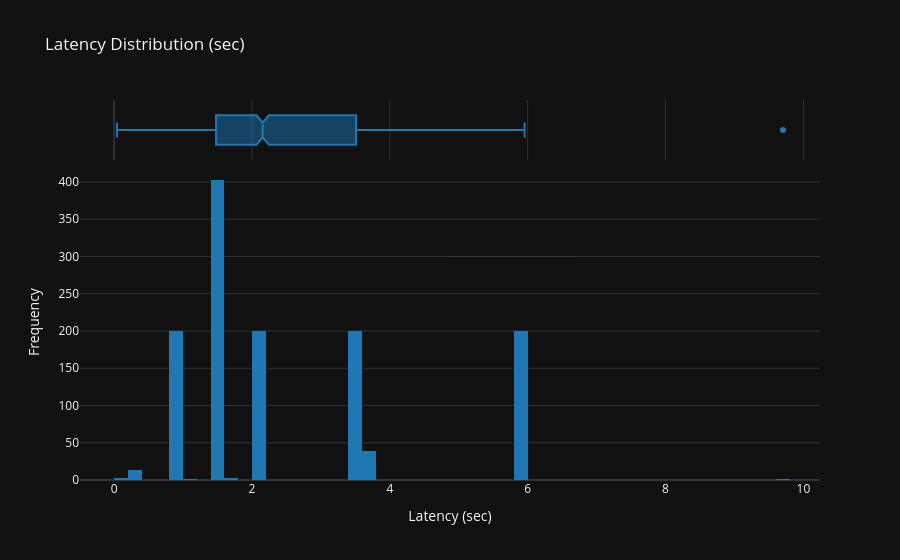
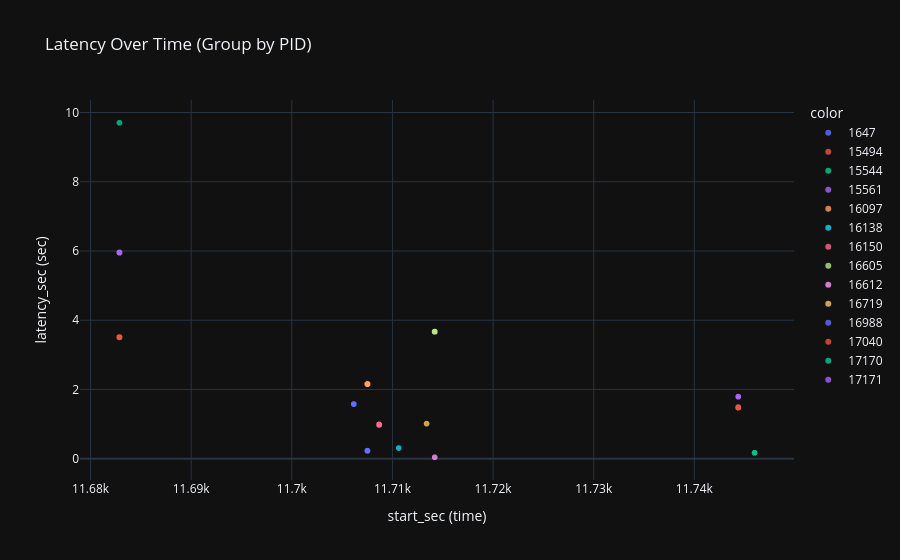
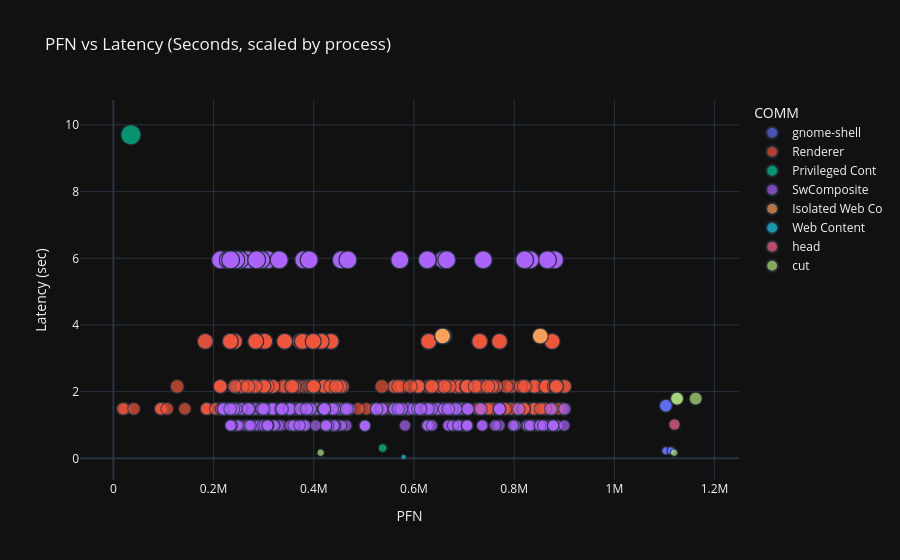
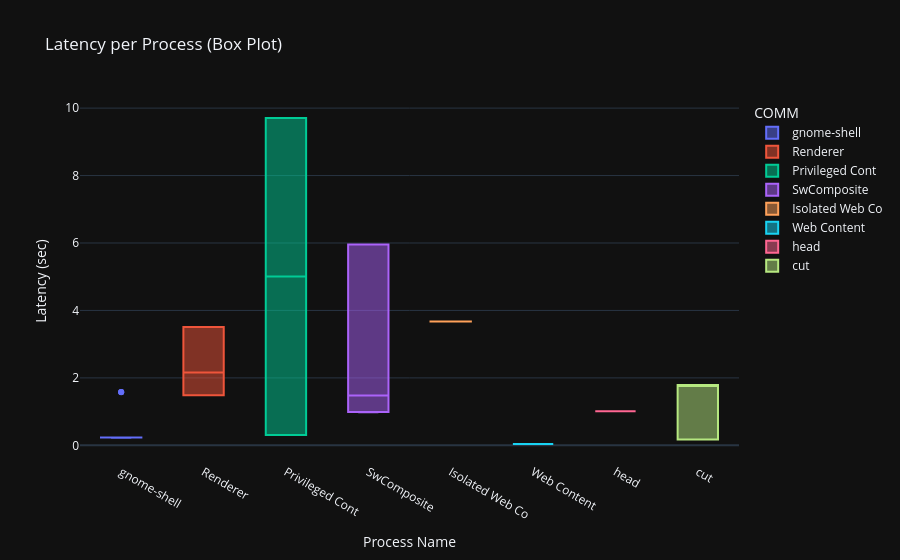

The notebook cell saved with these charts, in order:
### Code cell
# ===============================================
#  Interactive Swap Fault Trend Visualization
#  Author: Shubham
# ===============================================

import pandas as pd
import numpy as np
import plotly.express as px
import plotly.graph_objects as go

# ---------- Step 1: Load Data ----------
df = pd.read_csv("swap_log.csv")
print("Data loaded:", df.shape)
df['latency_sec'] = round(df['latency_ns']/1000000000,3)
df['start_sec'] = round(df['start_ns']/1000000000,3)
# ---------- Step 2: Convert hex → int ----------
def hex_to_int(x):
    try:
        if isinstance(x, str) and x.startswith("0x"):
            return int(x, 16)
        else:
            return int(x)
    except:
        return np.nan

df["VA"] = df["VA"].apply(hex_to_int)
df["PFN"] = df["PFN"].apply(hex_to_int)
df["mapping"] = df["mapping"].apply(hex_to_int)

df = df.sort_values(by=["PID", "start_sec"]).reset_index(drop=True)

# ---------- Step 3: Summary ----------
print("\nProcesses found:", df["PID"].nunique())
print("Top 5 processes by entry count:\n", df["PID"].value_counts().head())

# ---------- Step 4: Latency Distribution ----------
fig1 = px.histogram(df, x="latency_sec", nbins=60, title="Latency Distribution (sec)",
                    marginal="box", template="plotly_dark", color_discrete_sequence=["#1f77b4"])
fig1.update_layout(xaxis_title="Latency (sec)", yaxis_title="Frequency")
fig1.show()

# ---------- Step 5: Latency Over Time (Filterable by PID) ----------
fig2 = px.scatter(df, x="start_sec", y="latency_sec", color=df["PID"].astype(str),
                  hover_data=["COMM", "VA", "PFN", "folio_index"],
                  title="Latency Over Time (Group by PID)",
                  template="plotly_dark", opacity=0.8)
fig2.update_layout(xaxis_title="start_sec (time)", yaxis_title="latency_sec (sec)")
fig2.show()

# ---------- Step 6: PFN vs Latency ----------
fig3 = px.scatter(df, x="PFN", y="latency_sec",
                  size=np.sqrt(df["latency_sec"])*10,  # make high-latency points larger
                  color=df["COMM"],
                  hover_data=["PID", "VA", "folio_index"],
                  title="PFN vs Latency (Seconds, scaled by process)",
                  template="plotly_dark")

fig3.update_layout(xaxis_title="PFN", yaxis_title="Latency (sec)")
fig3.show()

# ---------- Step 7: Folio Index vs Latency ----------
fig4 = px.box(df, x="COMM", y="latency_sec",
              color="COMM", title="Latency per Process (Box Plot)",
              template="plotly_dark")
fig4.update_layout(xaxis_title="Process Name", yaxis_title="Latency (sec)")
fig4.show()

# ---------- Step 8: Correlation Heatmap ----------
import plotly.figure_factory as ff

numeric_cols = ["VA", "PFN", "folio_index", "mapping", "latency_sec"]
corr = df[numeric_cols].corr()

fig5 = ff.create_annotated_heatmap(
    z=corr.values,
    x=list(corr.columns),
    y=list(corr.index),
    annotation_text=corr.round(2).values,
    colorscale="RdBu",
    showscale=True
)
fig5.update_layout(title="Feature Correlation Heatmap", template="plotly_dark")
fig5.show()

### Figure 1 — Plotly figure (JSON) as saved in the notebook; plotly's stock layout.template omitted (floating-point values rounded to 4 significant figures; data arrays with more than 128 entries replaced by an {"elided": "..."} marker saying what was removed)
{"data": [{"alignmentgroup": "True", "bingroup": "x", "hovertemplate": "latency_sec=%{x}<br>count=%{y}<extra></extra>", "legendgroup": "", "marker": {"color": "#1f77b4", "pattern": {"shape": ""}}, "name": "", "nbinsx": 60, "offsetgroup": "", "orientation": "v", "showlegend": false, "type": "histogram", "x": {"elided": "1263 float values"}, "xaxis": "x", "yaxis": "y"}, {"alignmentgroup": "True", "hovertemplate": "latency_sec=%{x}<extra></extra>", "legendgroup": "", "marker": {"color": "#1f77b4"}, "name": "", "notched": true, "offsetgroup": "", "showlegend": false, "type": "box", "x": {"elided": "1263 float values"}, "xaxis": "x2", "yaxis": "y2"}], "layout": {"barmode": "relative", "legend": {"tracegroupgap": 0}, "title": {"text": "Latency Distribution (sec)"}, "xaxis": {"anchor": "y", "domain": [0, 1], "title": {"text": "Latency (sec)"}}, "xaxis2": {"anchor": "y2", "domain": [0, 1], "matches": "x", "showgrid": true, "showticklabels": false}, "yaxis": {"anchor": "x", "domain": [0, 0.8316], "title": {"text": "Frequency"}}, "yaxis2": {"anchor": "x2", "domain": [0.8416, 1], "matches": "y2", "showgrid": false, "showline": false, "showticklabels": false, "ticks": ""}}}

### Figure 2 — Plotly figure (JSON) as saved in the notebook; plotly's stock layout.template omitted (floating-point values rounded to 4 significant figures; data arrays with more than 128 entries replaced by an {"elided": "..."} marker saying what was removed)
{"data": [{"customdata": [["gnome-shell", 129061782257664, 1102762, 16], ["gnome-shell", 129061782253568, 1102762, 16], ["gnome-shell", 129061782249472, 1102762, 16], ["gnome-shell", 129061782245376, 1102762, 16], ["gnome-shell", 129061782241280, 1102762, 16], ["gnome-shell", 129061782237184, 1102762, 16], ["gnome-shell", 129061782233088, 1102762, 16], ["gnome-shell", 129061782228992, 1102762, 16], ["gnome-shell", 129061782224896, 1102762, 16], ["gnome-shell", 129061782220800, 1112908, 15], ["gnome-shell", 129061782216704, 1112908, 15], ["gnome-shell", 129061782212608, 1112908, 15], ["gnome-shell", 129061782208512, 1112908, 15], ["gnome-shell", 129061782204416, 1112908, 15], ["gnome-shell", 129061782200320, 1112908, 15]], "hovertemplate": "color=1647<br>start_sec=%{x}<br>latency_sec=%{y}<br>COMM=%{customdata[0]}<br>VA=%{customdata[1]}<br>PFN=%{customdata[2]}<br>folio_index=%{customdata[3]}<extra></extra>", "legendgroup": "1647", "marker": {"color": "#636efa", "opacity": 0.8, "symbol": "circle"}, "mode": "markers", "name": "1647", "showlegend": true, "type": "scattergl", "x": [11710.0, 11710.0, 11710.0, 11710.0, 11710.0, 11710.0, 11710.0, 11710.0, 11710.0, 11710.0, 11710.0, 11710.0, 11710.0, 11710.0, 11710.0], "xaxis": "x", "y": [1.576, 1.578, 1.578, 0.228, 0.228, 0.228, 0.228, 0.229, 0.229, 0.229, 0.229, 0.231, 0.231, 0.231, 0.231], "yaxis": "y"}, {"customdata": {"elided": "200x4 mixed values"}, "hovertemplate": "color=15494<br>start_sec=%{x}<br>latency_sec=%{y}<br>COMM=%{customdata[0]}<br>VA=%{customdata[1]}<br>PFN=%{customdata[2]}<br>folio_index=%{customdata[3]}<extra></extra>", "legendgroup": "15494", "marker": {"color": "#EF553B", "opacity": 0.8, "symbol": "circle"}, "mode": "markers", "name": "15494", "showlegend": true, "type": "scattergl", "x": {"elided": "200 float values"}, "xaxis": "x", "y": {"elided": "200 float values"}, "yaxis": "y"}, {"customdata": [["Privileged Cont", 139753197465600, 34966, 1]], "hovertemplate": "color=15544<br>start_sec=%{x}<br>latency_sec=%{y}<br>COMM=%{customdata[0]}<br>VA=%{customdata[1]}<br>PFN=%{customdata[2]}<br>folio_index=%{customdata[3]}<extra></extra>", "legendgroup": "15544", "marker": {"color": "#00cc96", "opacity": 0.8, "symbol": "circle"}, "mode": "markers", "name": "15544", "showlegend": true, "type": "scattergl", "x": [11680.0], "xaxis": "x", "y": [9.704], "yaxis": "y"}, {"customdata": {"elided": "200x4 mixed values"}, "hovertemplate": "color=15561<br>start_sec=%{x}<br>latency_sec=%{y}<br>COMM=%{customdata[0]}<br>VA=%{customdata[1]}<br>PFN=%{customdata[2]}<br>folio_index=%{customdata[3]}<extra></extra>", "legendgroup": "15561", "marker": {"color": "#ab63fa", "opacity": 0.8, "symbol": "circle"}, "mode": "markers", "name": "15561", "showlegend": true, "type": "scattergl", "x": {"elided": "200 float values"}, "xaxis": "x", "y": {"elided": "200 float values"}, "yaxis": "y"}, {"customdata": {"elided": "200x4 mixed values"}, "hovertemplate": "color=16097<br>start_sec=%{x}<br>latency_sec=%{y}<br>COMM=%{customdata[0]}<br>VA=%{customdata[1]}<br>PFN=%{customdata[2]}<br>folio_index=%{customdata[3]}<extra></extra>", "legendgroup": "16097", "marker": {"color": "#FFA15A", "opacity": 0.8, "symbol": "circle"}, "mode": "markers", "name": "16097", "showlegend": true, "type": "scattergl", "x": {"elided": "200 float values"}, "xaxis": "x", "y": {"elided": "200 float values"}, "yaxis": "y"}, {"customdata": [["Privileged Cont", 135026068127744, 537463, 1]], "hovertemplate": "color=16138<br>start_sec=%{x}<br>latency_sec=%{y}<br>COMM=%{customdata[0]}<br>VA=%{customdata[1]}<br>PFN=%{customdata[2]}<br>folio_index=%{customdata[3]}<extra></extra>", "legendgroup": "16138", "marker": {"color": "#19d3f3", "opacity": 0.8, "symbol": "circle"}, "mode": "markers", "name": "16138", "showlegend": true, "type": "scattergl", "x": [11710.0], "xaxis": "x", "y": [0.308], "yaxis": "y"}, {"customdata": {"elided": "200x4 mixed values"}, "hovertemplate": "color=16150<br>start_sec=%{x}<br>latency_sec=%{y}<br>COMM=%{customdata[0]}<br>VA=%{customdata[1]}<br>PFN=%{customdata[2]}<br>folio_index=%{customdata[3]}<extra></extra>", "legendgroup": "16150", "marker": {"color": "#FF6692", "opacity": 0.8, "symbol": "circle"}, "mode": "markers", "name": "16150", "showlegend": true, "type": "scattergl", "x": {"elided": "200 float values"}, "xaxis": "x", "y": {"elided": "200 float values"}, "yaxis": "y"}, {"customdata": {"elided": "39x4 mixed values"}, "hovertemplate": "color=16605<br>start_sec=%{x}<br>latency_sec=%{y}<br>COMM=%{customdata[0]}<br>VA=%{customdata[1]}<br>PFN=%{customdata[2]}<br>folio_index=%{customdata[3]}<extra></extra>", "legendgroup": "16605", "marker": {"color": "#B6E880", "opacity": 0.8, "symbol": "circle"}, "mode": "markers", "name": "16605", "showlegend": true, "type": "scattergl", "x": [11710.0, 11710.0, 11710.0, 11710.0, 11710.0, 11710.0, 11710.0, 11710.0, 11710.0, 11710.0, 11710.0, 11710.0, 11710.0, 11710.0, 11710.0, 11710.0, 11710.0, 11710.0, 11710.0, 11710.0, 11710.0, 11710.0, 11710.0, 11710.0, 11710.0, 11710.0, 11710.0, 11710.0, 11710.0, 11710.0, 11710.0, 11710.0, 11710.0, 11710.0, 11710.0, 11710.0, 11710.0, 11710.0, 11710.0], "xaxis": "x", "y": [3.669, 3.669, 3.669, 3.669, 3.669, 3.669, 3.669, 3.669, 3.669, 3.669, 3.669, 3.669, 3.669, 3.669, 3.669, 3.669, 3.669, 3.669, 3.669, 3.669, 3.669, 3.669, 3.669, 3.669, 3.669, 3.669, 3.669, 3.669, 3.669, 3.67, 3.67, 3.67, 3.67, 3.67, 3.67, 3.67, 3.67, 3.67, 3.67], "yaxis": "y"}, {"customdata": [["Web Content", 135026292469760, 579500, 28004]], "hovertemplate": "color=16612<br>start_sec=%{x}<br>latency_sec=%{y}<br>COMM=%{customdata[0]}<br>VA=%{customdata[1]}<br>PFN=%{customdata[2]}<br>folio_index=%{customdata[3]}<extra></extra>", "legendgroup": "16612", "marker": {"color": "#FF97FF", "opacity": 0.8, "symbol": "circle"}, "mode": "markers", "name": "16612", "showlegend": true, "type": "scattergl", "x": [11710.0], "xaxis": "x", "y": [0.042], "yaxis": "y"}, {"customdata": [["head", 134055471837184, 1120043, 14]], "hovertemplate": "color=16719<br>start_sec=%{x}<br>latency_sec=%{y}<br>COMM=%{customdata[0]}<br>VA=%{customdata[1]}<br>PFN=%{customdata[2]}<br>folio_index=%{customdata[3]}<extra></extra>", "legendgroup": "16719", "marker": {"color": "#FECB52", "opacity": 0.8, "symbol": "circle"}, "mode": "markers", "name": "16719", "showlegend": true, "type": "scattergl", "x": [11710.0], "xaxis": "x", "y": [1.013], "yaxis": "y"}, {"customdata": {"elided": "200x4 mixed values"}, "hovertemplate": "color=16988<br>start_sec=%{x}<br>latency_sec=%{y}<br>COMM=%{customdata[0]}<br>VA=%{customdata[1]}<br>PFN=%{customdata[2]}<br>folio_index=%{customdata[3]}<extra></extra>", "legendgroup": "16988", "marker": {"color": "#636efa", "opacity": 0.8, "symbol": "circle"}, "mode": "markers", "name": "16988", "showlegend": true, "type": "scattergl", "x": {"elided": "200 float values"}, "xaxis": "x", "y": {"elided": "200 float values"}, "yaxis": "y"}, {"customdata": {"elided": "200x4 mixed values"}, "hovertemplate": "color=17040<br>start_sec=%{x}<br>latency_sec=%{y}<br>COMM=%{customdata[0]}<br>VA=%{customdata[1]}<br>PFN=%{customdata[2]}<br>folio_index=%{customdata[3]}<extra></extra>", "legendgroup": "17040", "marker": {"color": "#EF553B", "opacity": 0.8, "symbol": "circle"}, "mode": "markers", "name": "17040", "showlegend": true, "type": "scattergl", "x": {"elided": "200 float values"}, "xaxis": "x", "y": {"elided": "200 float values"}, "yaxis": "y"}, {"customdata": [["cut", 102711835078656, 413759, 8], ["cut", 138048564617216, 1119276, 125]], "hovertemplate": "color=17170<br>start_sec=%{x}<br>latency_sec=%{y}<br>COMM=%{customdata[0]}<br>VA=%{customdata[1]}<br>PFN=%{customdata[2]}<br>folio_index=%{customdata[3]}<extra></extra>", "legendgroup": "17170", "marker": {"color": "#00cc96", "opacity": 0.8, "symbol": "circle"}, "mode": "markers", "name": "17170", "showlegend": true, "type": "scattergl", "x": [11750.0, 11750.0], "xaxis": "x", "y": [0.171, 0.171], "yaxis": "y"}, {"customdata": [["cut", 140601202999296, 1162340, 55], ["cut", 140601196646400, 1124337, 30], ["cut", 140601196998656, 1125369, 110]], "hovertemplate": "color=17171<br>start_sec=%{x}<br>latency_sec=%{y}<br>COMM=%{customdata[0]}<br>VA=%{customdata[1]}<br>PFN=%{customdata[2]}<br>folio_index=%{customdata[3]}<extra></extra>", "legendgroup": "17171", "marker": {"color": "#ab63fa", "opacity": 0.8, "symbol": "circle"}, "mode": "markers", "name": "17171", "showlegend": true, "type": "scattergl", "x": [11740.0, 11740.0, 11740.0], "xaxis": "x", "y": [1.792, 1.792, 1.792], "yaxis": "y"}], "layout": {"legend": {"title": {"text": "color"}, "tracegroupgap": 0}, "title": {"text": "Latency Over Time (Group by PID)"}, "xaxis": {"anchor": "y", "domain": [0, 1], "title": {"text": "start_sec (time)"}}, "yaxis": {"anchor": "x", "domain": [0, 1], "title": {"text": "latency_sec (sec)"}}}}

### Figure 3 — Plotly figure (JSON) as saved in the notebook; plotly's stock layout.template omitted (floating-point values rounded to 4 significant figures; data arrays with more than 128 entries replaced by an {"elided": "..."} marker saying what was removed)
{"data": [{"customdata": [[1647, 129061782257664, 16], [1647, 129061782253568, 16], [1647, 129061782249472, 16], [1647, 129061782245376, 16], [1647, 129061782241280, 16], [1647, 129061782237184, 16], [1647, 129061782233088, 16], [1647, 129061782228992, 16], [1647, 129061782224896, 16], [1647, 129061782220800, 15], [1647, 129061782216704, 15], [1647, 129061782212608, 15], [1647, 129061782208512, 15], [1647, 129061782204416, 15], [1647, 129061782200320, 15]], "hovertemplate": "COMM=gnome-shell<br>PFN=%{x}<br>latency_sec=%{y}<br>size=%{marker.size}<br>PID=%{customdata[0]}<br>VA=%{customdata[1]}<br>folio_index=%{customdata[2]}<extra></extra>", "legendgroup": "gnome-shell", "marker": {"color": "#636efa", "size": [12.55, 12.56, 12.56, 4.775, 4.775, 4.775, 4.775, 4.785, 4.785, 4.785, 4.785, 4.806, 4.806, 4.806, 4.806], "sizemode": "area", "sizeref": 0.07788, "symbol": "circle"}, "mode": "markers", "name": "gnome-shell", "showlegend": true, "type": "scattergl", "x": [1102762, 1102762, 1102762, 1102762, 1102762, 1102762, 1102762, 1102762, 1102762, 1112908, 1112908, 1112908, 1112908, 1112908, 1112908], "xaxis": "x", "y": [1.576, 1.578, 1.578, 0.228, 0.228, 0.228, 0.228, 0.229, 0.229, 0.229, 0.229, 0.231, 0.231, 0.231, 0.231], "yaxis": "y"}, {"customdata": {"elided": "600x3 int values"}, "hovertemplate": "COMM=Renderer<br>PFN=%{x}<br>latency_sec=%{y}<br>size=%{marker.size}<br>PID=%{customdata[0]}<br>VA=%{customdata[1]}<br>folio_index=%{customdata[2]}<extra></extra>", "legendgroup": "Renderer", "marker": {"color": "#EF553B", "size": {"elided": "600 float values"}, "sizemode": "area", "sizeref": 0.07788, "symbol": "circle"}, "mode": "markers", "name": "Renderer", "showlegend": true, "type": "scattergl", "x": {"elided": "600 int values"}, "xaxis": "x", "y": {"elided": "600 float values"}, "yaxis": "y"}, {"customdata": [[15544, 139753197465600, 1], [16138, 135026068127744, 1]], "hovertemplate": "COMM=Privileged Cont<br>PFN=%{x}<br>latency_sec=%{y}<br>size=%{marker.size}<br>PID=%{customdata[0]}<br>VA=%{customdata[1]}<br>folio_index=%{customdata[2]}<extra></extra>", "legendgroup": "Privileged Cont", "marker": {"color": "#00cc96", "size": [31.15, 5.55], "sizemode": "area", "sizeref": 0.07788, "symbol": "circle"}, "mode": "markers", "name": "Privileged Cont", "showlegend": true, "type": "scattergl", "x": [34966, 537463], "xaxis": "x", "y": [9.704, 0.308], "yaxis": "y"}, {"customdata": {"elided": "600x3 int values"}, "hovertemplate": "COMM=SwComposite<br>PFN=%{x}<br>latency_sec=%{y}<br>size=%{marker.size}<br>PID=%{customdata[0]}<br>VA=%{customdata[1]}<br>folio_index=%{customdata[2]}<extra></extra>", "legendgroup": "SwComposite", "marker": {"color": "#ab63fa", "size": {"elided": "600 float values"}, "sizemode": "area", "sizeref": 0.07788, "symbol": "circle"}, "mode": "markers", "name": "SwComposite", "showlegend": true, "type": "scattergl", "x": {"elided": "600 int values"}, "xaxis": "x", "y": {"elided": "600 float values"}, "yaxis": "y"}, {"customdata": [[16605, 135026064089088, 0], [16605, 135026064093184, 1], [16605, 135026064101376, 3], [16605, 135026064105472, 4], [16605, 135026064109568, 5], [16605, 135026064113664, 6], [16605, 135026064117760, 7], [16605, 135026064121856, 8], [16605, 135026064125952, 9], [16605, 135026064130048, 10], [16605, 135026064134144, 11], [16605, 135026064138240, 12], [16605, 135026064142336, 13], [16605, 135026064146432, 14], [16605, 135026064150528, 15], [16605, 135026064154624, 16], [16605, 135026064158720, 17], [16605, 135026064166912, 19], [16605, 135026064171008, 20], [16605, 135026064175104, 21], [16605, 135026064183296, 23], [16605, 135026064187392, 24], [16605, 135026064191488, 25], [16605, 135026064195584, 26], [16605, 135026064199680, 27], [16605, 135026064203776, 28], [16605, 135026064207872, 29], [16605, 135026064211968, 30], [16605, 135026064216064, 31], [16605, 135026065817600, 1], [16605, 135026065821696, 2], [16605, 135026065825792, 3], [16605, 135026065829888, 4], [16605, 135026065833984, 5], [16605, 135026065838080, 6], [16605, 135026065842176, 7], [16605, 135026065846272, 8], [16605, 135026065850368, 9], [16605, 135026065854464, 10]], "hovertemplate": "COMM=Isolated Web Co<br>PFN=%{x}<br>latency_sec=%{y}<br>size=%{marker.size}<br>PID=%{customdata[0]}<br>VA=%{customdata[1]}<br>folio_index=%{customdata[2]}<extra></extra>", "legendgroup": "Isolated Web Co", "marker": {"color": "#FFA15A", "size": [19.15, 19.15, 19.15, 19.15, 19.15, 19.15, 19.15, 19.15, 19.15, 19.15, 19.15, 19.15, 19.15, 19.15, 19.15, 19.15, 19.15, 19.15, 19.15, 19.15, 19.15, 19.15, 19.15, 19.15, 19.15, 19.15, 19.15, 19.15, 19.15, 19.16, 19.16, 19.16, 19.16, 19.16, 19.16, 19.16, 19.16, 19.16, 19.16], "sizemode": "area", "sizeref": 0.07788, "symbol": "circle"}, "mode": "markers", "name": "Isolated Web Co", "showlegend": true, "type": "scattergl", "x": [852108, 852109, 852111, 657368, 657369, 657370, 657371, 656528, 656529, 656530, 656531, 659616, 659617, 659618, 659619, 659632, 659633, 659635, 657448, 657449, 657451, 657532, 657533, 657534, 657535, 657660, 657661, 657662, 657663, 657738, 657739, 657108, 657109, 657110, 657111, 657120, 657121, 657122, 657123], "xaxis": "x", "y": [3.669, 3.669, 3.669, 3.669, 3.669, 3.669, 3.669, 3.669, 3.669, 3.669, 3.669, 3.669, 3.669, 3.669, 3.669, 3.669, 3.669, 3.669, 3.669, 3.669, 3.669, 3.669, 3.669, 3.669, 3.669, 3.669, 3.669, 3.669, 3.669, 3.67, 3.67, 3.67, 3.67, 3.67, 3.67, 3.67, 3.67, 3.67, 3.67], "yaxis": "y"}, {"customdata": [[16612, 135026292469760, 28004]], "hovertemplate": "COMM=Web Content<br>PFN=%{x}<br>latency_sec=%{y}<br>size=%{marker.size}<br>PID=%{customdata[0]}<br>VA=%{customdata[1]}<br>folio_index=%{customdata[2]}<extra></extra>", "legendgroup": "Web Content", "marker": {"color": "#19d3f3", "size": [2.049], "sizemode": "area", "sizeref": 0.07788, "symbol": "circle"}, "mode": "markers", "name": "Web Content", "showlegend": true, "type": "scattergl", "x": [579500], "xaxis": "x", "y": [0.042], "yaxis": "y"}, {"customdata": [[16719, 134055471837184, 14]], "hovertemplate": "COMM=head<br>PFN=%{x}<br>latency_sec=%{y}<br>size=%{marker.size}<br>PID=%{customdata[0]}<br>VA=%{customdata[1]}<br>folio_index=%{customdata[2]}<extra></extra>", "legendgroup": "head", "marker": {"color": "#FF6692", "size": [10.06], "sizemode": "area", "sizeref": 0.07788, "symbol": "circle"}, "mode": "markers", "name": "head", "showlegend": true, "type": "scattergl", "x": [1120043], "xaxis": "x", "y": [1.013], "yaxis": "y"}, {"customdata": [[17170, 102711835078656, 8], [17170, 138048564617216, 125], [17171, 140601202999296, 55], [17171, 140601196646400, 30], [17171, 140601196998656, 110]], "hovertemplate": "COMM=cut<br>PFN=%{x}<br>latency_sec=%{y}<br>size=%{marker.size}<br>PID=%{customdata[0]}<br>VA=%{customdata[1]}<br>folio_index=%{customdata[2]}<extra></extra>", "legendgroup": "cut", "marker": {"color": "#B6E880", "size": [4.135, 4.135, 13.39, 13.39, 13.39], "sizemode": "area", "sizeref": 0.07788, "symbol": "circle"}, "mode": "markers", "name": "cut", "showlegend": true, "type": "scattergl", "x": [413759, 1119276, 1162340, 1124337, 1125369], "xaxis": "x", "y": [0.171, 0.171, 1.792, 1.792, 1.792], "yaxis": "y"}], "layout": {"legend": {"itemsizing": "constant", "title": {"text": "COMM"}, "tracegroupgap": 0}, "title": {"text": "PFN vs Latency (Seconds, scaled by process)"}, "xaxis": {"anchor": "y", "domain": [0, 1], "title": {"text": "PFN"}}, "yaxis": {"anchor": "x", "domain": [0, 1], "title": {"text": "Latency (sec)"}}}}

### Figure 4 — Plotly figure (JSON) as saved in the notebook; plotly's stock layout.template omitted (floating-point values rounded to 4 significant figures; data arrays with more than 128 entries replaced by an {"elided": "..."} marker saying what was removed)
{"data": [{"alignmentgroup": "True", "hovertemplate": "COMM=%{x}<br>latency_sec=%{y}<extra></extra>", "legendgroup": "gnome-shell", "marker": {"color": "#636efa"}, "name": "gnome-shell", "notched": false, "offsetgroup": "gnome-shell", "orientation": "v", "showlegend": true, "type": "box", "x": ["gnome-shell", "gnome-shell", "gnome-shell", "gnome-shell", "gnome-shell", "gnome-shell", "gnome-shell", "gnome-shell", "gnome-shell", "gnome-shell", "gnome-shell", "gnome-shell", "gnome-shell", "gnome-shell", "gnome-shell"], "x0": " ", "xaxis": "x", "y": [1.576, 1.578, 1.578, 0.228, 0.228, 0.228, 0.228, 0.229, 0.229, 0.229, 0.229, 0.231, 0.231, 0.231, 0.231], "y0": " ", "yaxis": "y"}, {"alignmentgroup": "True", "hovertemplate": "COMM=%{x}<br>latency_sec=%{y}<extra></extra>", "legendgroup": "Renderer", "marker": {"color": "#EF553B"}, "name": "Renderer", "notched": false, "offsetgroup": "Renderer", "orientation": "v", "showlegend": true, "type": "box", "x": {"elided": "600 str values"}, "x0": " ", "xaxis": "x", "y": {"elided": "600 float values"}, "y0": " ", "yaxis": "y"}, {"alignmentgroup": "True", "hovertemplate": "COMM=%{x}<br>latency_sec=%{y}<extra></extra>", "legendgroup": "Privileged Cont", "marker": {"color": "#00cc96"}, "name": "Privileged Cont", "notched": false, "offsetgroup": "Privileged Cont", "orientation": "v", "showlegend": true, "type": "box", "x": ["Privileged Cont", "Privileged Cont"], "x0": " ", "xaxis": "x", "y": [9.704, 0.308], "y0": " ", "yaxis": "y"}, {"alignmentgroup": "True", "hovertemplate": "COMM=%{x}<br>latency_sec=%{y}<extra></extra>", "legendgroup": "SwComposite", "marker": {"color": "#ab63fa"}, "name": "SwComposite", "notched": false, "offsetgroup": "SwComposite", "orientation": "v", "showlegend": true, "type": "box", "x": {"elided": "600 str values"}, "x0": " ", "xaxis": "x", "y": {"elided": "600 float values"}, "y0": " ", "yaxis": "y"}, {"alignmentgroup": "True", "hovertemplate": "COMM=%{x}<br>latency_sec=%{y}<extra></extra>", "legendgroup": "Isolated Web Co", "marker": {"color": "#FFA15A"}, "name": "Isolated Web Co", "notched": false, "offsetgroup": "Isolated Web Co", "orientation": "v", "showlegend": true, "type": "box", "x": ["Isolated Web Co", "Isolated Web Co", "Isolated Web Co", "Isolated Web Co", "Isolated Web Co", "Isolated Web Co", "Isolated Web Co", "Isolated Web Co", "Isolated Web Co", "Isolated Web Co", "Isolated Web Co", "Isolated Web Co", "Isolated Web Co", "Isolated Web Co", "Isolated Web Co", "Isolated Web Co", "Isolated Web Co", "Isolated Web Co", "Isolated Web Co", "Isolated Web Co", "Isolated Web Co", "Isolated Web Co", "Isolated Web Co", "Isolated Web Co", "Isolated Web Co", "Isolated Web Co", "Isolated Web Co", "Isolated Web Co", "Isolated Web Co", "Isolated Web Co", "Isolated Web Co", "Isolated Web Co", "Isolated Web Co", "Isolated Web Co", "Isolated Web Co", "Isolated Web Co", "Isolated Web Co", "Isolated Web Co", "Isolated Web Co"], "x0": " ", "xaxis": "x", "y": [3.669, 3.669, 3.669, 3.669, 3.669, 3.669, 3.669, 3.669, 3.669, 3.669, 3.669, 3.669, 3.669, 3.669, 3.669, 3.669, 3.669, 3.669, 3.669, 3.669, 3.669, 3.669, 3.669, 3.669, 3.669, 3.669, 3.669, 3.669, 3.669, 3.67, 3.67, 3.67, 3.67, 3.67, 3.67, 3.67, 3.67, 3.67, 3.67], "y0": " ", "yaxis": "y"}, {"alignmentgroup": "True", "hovertemplate": "COMM=%{x}<br>latency_sec=%{y}<extra></extra>", "legendgroup": "Web Content", "marker": {"color": "#19d3f3"}, "name": "Web Content", "notched": false, "offsetgroup": "Web Content", "orientation": "v", "showlegend": true, "type": "box", "x": ["Web Content"], "x0": " ", "xaxis": "x", "y": [0.042], "y0": " ", "yaxis": "y"}, {"alignmentgroup": "True", "hovertemplate": "COMM=%{x}<br>latency_sec=%{y}<extra></extra>", "legendgroup": "head", "marker": {"color": "#FF6692"}, "name": "head", "notched": false, "offsetgroup": "head", "orientation": "v", "showlegend": true, "type": "box", "x": ["head"], "x0": " ", "xaxis": "x", "y": [1.013], "y0": " ", "yaxis": "y"}, {"alignmentgroup": "True", "hovertemplate": "COMM=%{x}<br>latency_sec=%{y}<extra></extra>", "legendgroup": "cut", "marker": {"color": "#B6E880"}, "name": "cut", "notched": false, "offsetgroup": "cut", "orientation": "v", "showlegend": true, "type": "box", "x": ["cut", "cut", "cut", "cut", "cut"], "x0": " ", "xaxis": "x", "y": [0.171, 0.171, 1.792, 1.792, 1.792], "y0": " ", "yaxis": "y"}], "layout": {"boxmode": "overlay", "legend": {"title": {"text": "COMM"}, "tracegroupgap": 0}, "title": {"text": "Latency per Process (Box Plot)"}, "xaxis": {"anchor": "y", "categoryarray": ["gnome-shell", "Renderer", "Privileged Cont", "SwComposite", "Isolated Web Co", "Web Content", "head", "cut"], "categoryorder": "array", "domain": [0, 1], "title": {"text": "Process Name"}}, "yaxis": {"anchor": "x", "domain": [0, 1], "title": {"text": "Latency (sec)"}}}}
